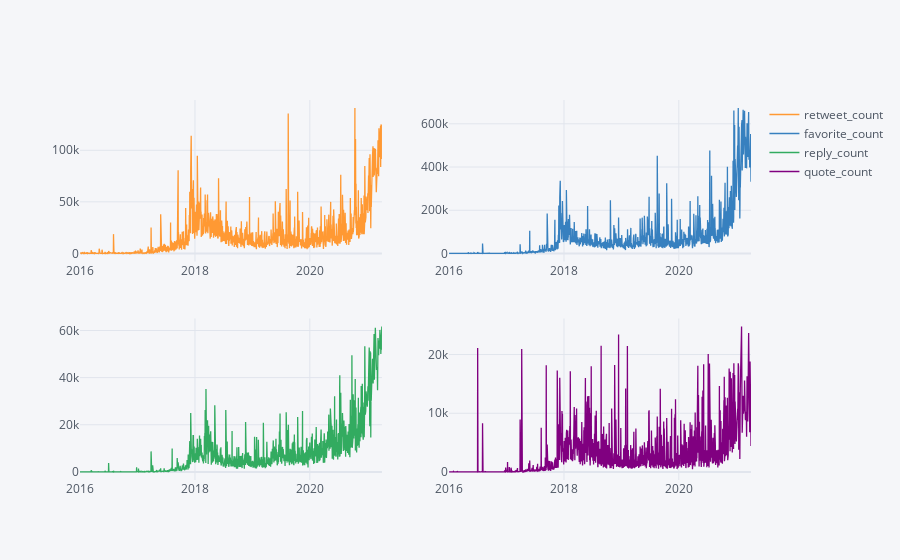

Write notebook code for a chart like this one.
### Code cell
import scipy as sc
import numpy as np

z_scores = sc.stats.zscore(sdf)
z_scores = np.abs(z_scores)
sdf_smooth = sdf[(z_scores < 2).all(axis=1)]
sdf_smooth.iplot(subplots=True)

### Figure 1 — Plotly figure (JSON) as saved in the notebook; plotly's stock layout.template omitted (floating-point values rounded to 4 significant figures; data arrays with more than 128 entries replaced by an {"elided": "..."} marker saying what was removed)
{"data": [{"line": {"color": "rgba(255, 153, 51, 1.0)", "dash": "solid", "shape": "linear", "width": 1.3}, "mode": "lines", "name": "retweet_count", "text": "", "type": "scatter", "x": {"elided": "1823 str values"}, "xaxis": "x", "y": {"elided": "1823 int values"}, "yaxis": "y"}, {"line": {"color": "rgba(55, 128, 191, 1.0)", "dash": "solid", "shape": "linear", "width": 1.3}, "mode": "lines", "name": "favorite_count", "text": "", "type": "scatter", "x": {"elided": "1823 str values"}, "xaxis": "x2", "y": {"elided": "1823 int values"}, "yaxis": "y2"}, {"line": {"color": "rgba(50, 171, 96, 1.0)", "dash": "solid", "shape": "linear", "width": 1.3}, "mode": "lines", "name": "reply_count", "text": "", "type": "scatter", "x": {"elided": "1823 str values"}, "xaxis": "x3", "y": {"elided": "1823 int values"}, "yaxis": "y3"}, {"line": {"color": "rgba(128, 0, 128, 1.0)", "dash": "solid", "shape": "linear", "width": 1.3}, "mode": "lines", "name": "quote_count", "text": "", "type": "scatter", "x": {"elided": "1823 str values"}, "xaxis": "x4", "y": {"elided": "1823 int values"}, "yaxis": "y4"}], "layout": {"legend": {"bgcolor": "#F5F6F9", "font": {"color": "#4D5663"}}, "paper_bgcolor": "#F5F6F9", "plot_bgcolor": "#F5F6F9", "title": {"font": {"color": "#4D5663"}}, "xaxis": {"anchor": "y", "domain": [0, 0.45], "gridcolor": "#E1E5ED", "showgrid": true, "tickfont": {"color": "#4D5663"}, "title": {"font": {"color": "#4D5663"}, "text": ""}, "zerolinecolor": "#E1E5ED"}, "xaxis2": {"anchor": "y2", "domain": [0.55, 1], "gridcolor": "#E1E5ED", "showgrid": true, "tickfont": {"color": "#4D5663"}, "title": {"font": {"color": "#4D5663"}, "text": ""}, "zerolinecolor": "#E1E5ED"}, "xaxis3": {"anchor": "y3", "domain": [0, 0.45], "gridcolor": "#E1E5ED", "showgrid": true, "tickfont": {"color": "#4D5663"}, "title": {"font": {"color": "#4D5663"}, "text": ""}, "zerolinecolor": "#E1E5ED"}, "xaxis4": {"anchor": "y4", "domain": [0.55, 1], "gridcolor": "#E1E5ED", "showgrid": true, "tickfont": {"color": "#4D5663"}, "title": {"font": {"color": "#4D5663"}, "text": ""}, "zerolinecolor": "#E1E5ED"}, "yaxis": {"anchor": "x", "domain": [0.575, 1], "gridcolor": "#E1E5ED", "showgrid": true, "tickfont": {"color": "#4D5663"}, "title": {"font": {"color": "#4D5663"}, "text": ""}, "zerolinecolor": "#E1E5ED"}, "yaxis2": {"anchor": "x2", "domain": [0.575, 1], "gridcolor": "#E1E5ED", "showgrid": true, "tickfont": {"color": "#4D5663"}, "title": {"font": {"color": "#4D5663"}, "text": ""}, "zerolinecolor": "#E1E5ED"}, "yaxis3": {"anchor": "x3", "domain": [0, 0.425], "gridcolor": "#E1E5ED", "showgrid": true, "tickfont": {"color": "#4D5663"}, "title": {"font": {"color": "#4D5663"}, "text": ""}, "zerolinecolor": "#E1E5ED"}, "yaxis4": {"anchor": "x4", "domain": [0, 0.425], "gridcolor": "#E1E5ED", "showgrid": true, "tickfont": {"color": "#4D5663"}, "title": {"font": {"color": "#4D5663"}, "text": ""}, "zerolinecolor": "#E1E5ED"}}}
